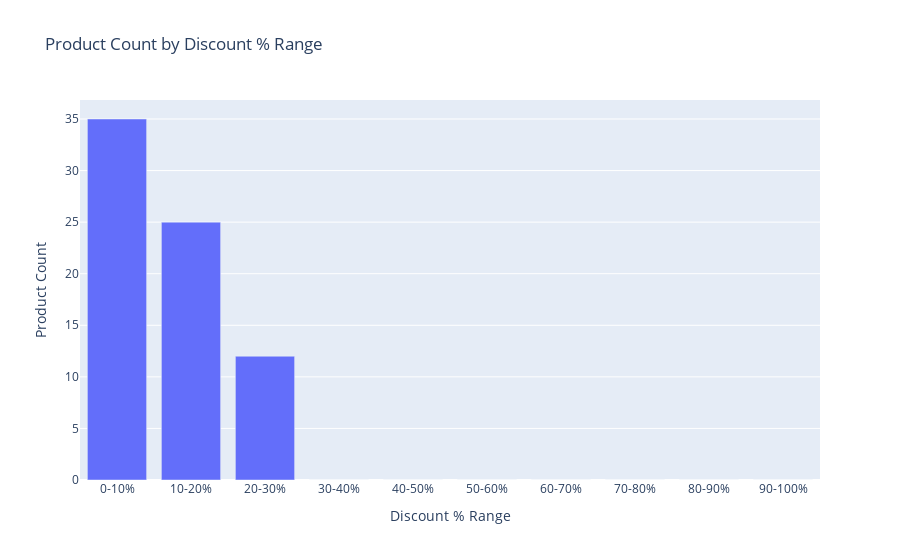

The notebook cell this image was saved under:
### Code cell
bins = [0, 10, 20, 30, 40, 50, 60, 70, 80, 90, 100]
labels = [f'{bins[i]}-{bins[i+1]}%' for i in range(len(bins) - 1)]

flipkart_df['discount_bin'] = pd.cut(flipkart_df['discount_%'], bins=bins, labels=labels, include_lowest=True)

discount_counts = flipkart_df['discount_bin'].value_counts().reset_index()
discount_counts.columns = ['Discount Range', 'Count']

discount_counts = discount_counts.sort_values(by='Discount Range')

fig_bar = px.bar(discount_counts, x='Discount Range', y='Count', 
                 title='Product Count by Discount % Range',
                 labels={'Discount Range': 'Discount % Range', 'Count': 'Product Count'})

fig_bar.show()

### Figure 1 — Plotly figure (JSON) as saved in the notebook; plotly's stock layout.template omitted (floating-point values rounded to 4 significant figures)
{"data": [{"alignmentgroup": "True", "hovertemplate": "Discount % Range=%{x}<br>Product Count=%{y}<extra></extra>", "legendgroup": "", "marker": {"color": "#636efa", "pattern": {"shape": ""}}, "name": "", "offsetgroup": "", "orientation": "v", "showlegend": false, "textposition": "auto", "type": "bar", "x": ["0-10%", "10-20%", "20-30%", "30-40%", "40-50%", "50-60%", "60-70%", "70-80%", "80-90%", "90-100%"], "xaxis": "x", "y": [35, 25, 12, 0, 0, 0, 0, 0, 0, 0], "yaxis": "y"}], "layout": {"barmode": "relative", "legend": {"tracegroupgap": 0}, "title": {"text": "Product Count by Discount % Range"}, "xaxis": {"anchor": "y", "domain": [0, 1], "title": {"text": "Discount % Range"}}, "yaxis": {"anchor": "x", "domain": [0, 1], "title": {"text": "Product Count"}}}}
